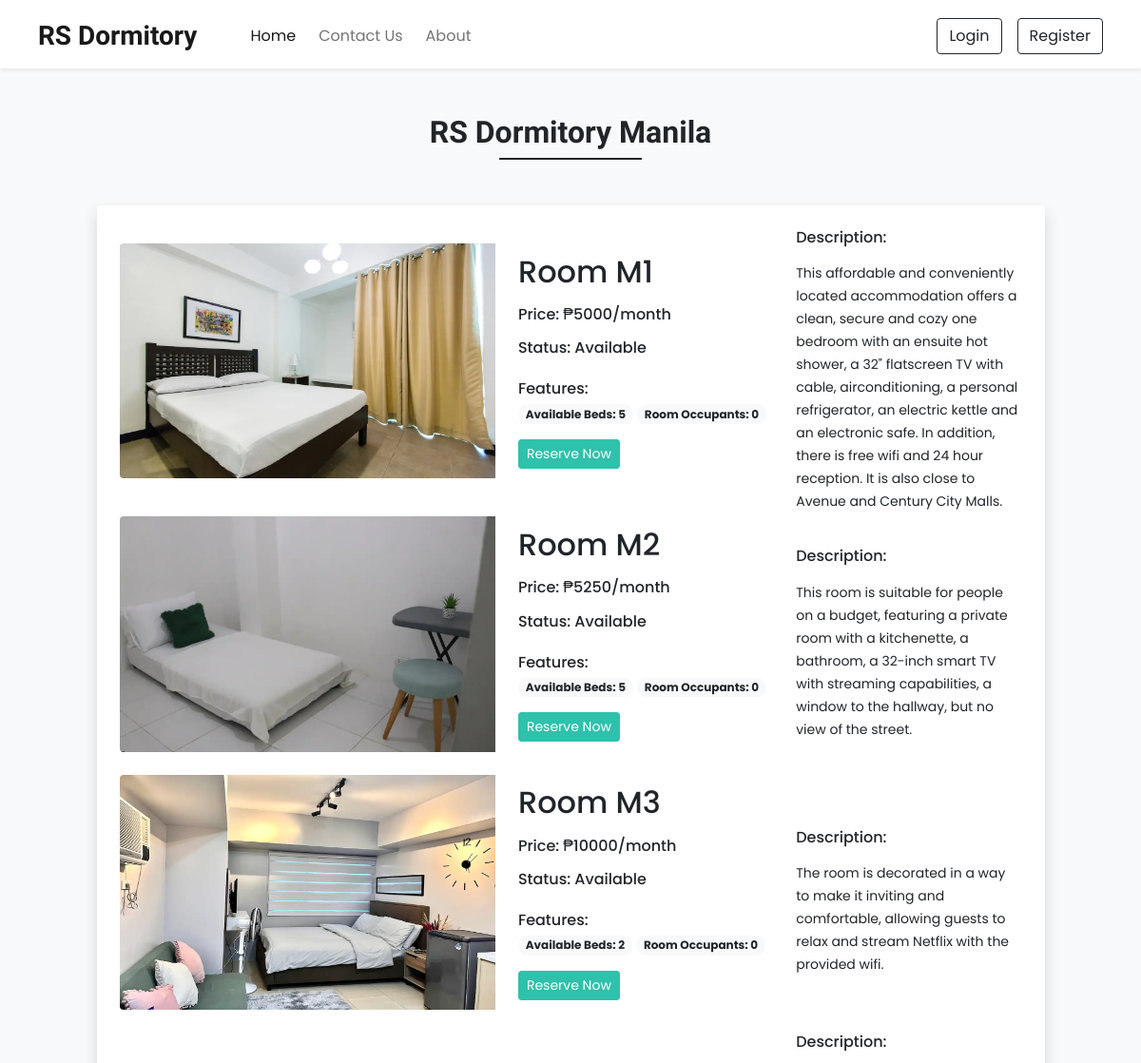
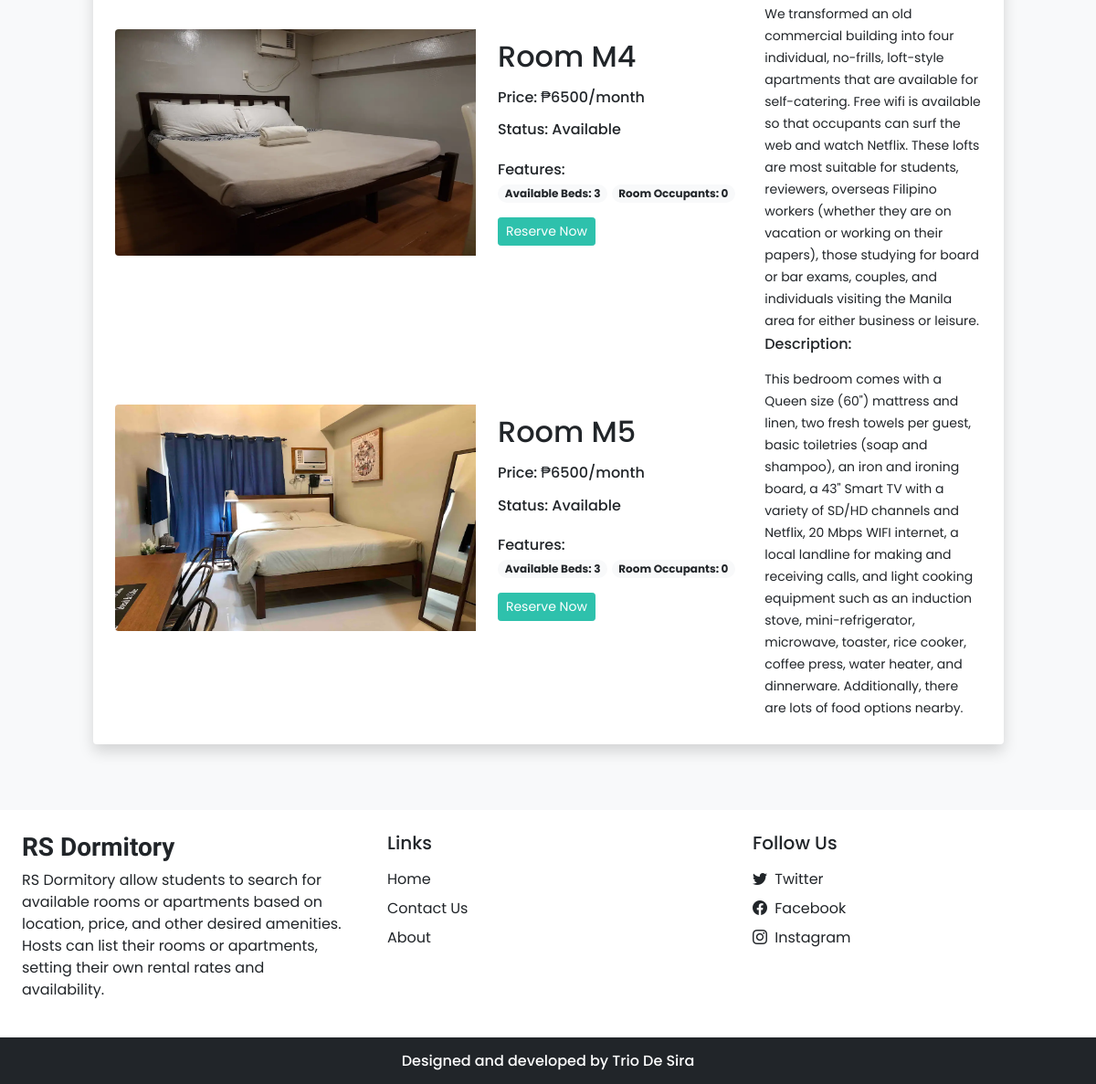
The page /dorms1.php on the database its author committed (2 pictures, top to bottom).
### tables this page shows
CREATE TABLE `room_data` (
  `room_id` int(10) UNSIGNED NOT NULL,
  `room_name` varchar(30) NOT NULL,
  `price` float NOT NULL,
  `available_beds` int(10) NOT NULL,
  `room_occupants` int(10) NOT NULL,
  `dorm_id` int(10) UNSIGNED NOT NULL,
  `status` text NOT NULL,
  `description` text NOT NULL,
  `image` text NOT NULL
);

### dorms1.php (the view, shortened to what this page needs)
<!DOCTYPE html>
<html lang="en">
<head>
  <?php require('inc/links.php'); ?>
  <link rel="stylesheet" href="css/common.css">
</head>
<body class="bg-light">
  <?php require('inc/header.php'); ?>
  <div class="my-5 px-4">
    <h2 class="fw-bold h-font text-center">RS Dormitory Manila</h2>
    <div class="h-line bg-dark"></div>
  </div>
  <div class="container d-flex justify-content-center ">
    <div class="row d-flex justify-content-center">
      <div class="col-lg-11 col-md-12 px-4">
        <div class="card mb-4 border-0 shadow">
          <div class="row g-0 p-4 align-items-center ">
            <?php
            $sql = "SELECT * FROM room_data WHERE dorm_id = 1";
            $result = mysqli_query($conn, $sql);
            if (mysqli_num_rows($result) > 0) {
              while ($row = mysqli_fetch_assoc($result)) {
            ?>
                <div class="col-md-5 mb-lg-0 mb-md-0 mb-3">
                  <img src="images/rooms/<?php echo $row['image']; ?>" class="img-responsive rounded-start mb-4" width="440" height="247.5" alt="...">
                </div>
                <div class="col-md-4 px-lg-4 px-md-3 px-0">
                  <h2 class="mb-3"><?php echo $row['room_name']; ?></h5>
                    <h6 class="mb-3">Price: ₱<?php echo $row['price']; ?>/month</h6>
                    <h6 class="mb-4">Status: <?php echo $row['status']; ?></h6>
                    <div class="features mb-3">
                      <h6 class="mb-1">Features:</h6>
                      <span class="badge rounded-pill bg-light text-dark text-wrap">Available Beds: <?php echo $row['available_beds']; ?></span>
                      <span class="badge rounded-pill bg-light text-dark text-wrap mb-3">Room Occupants: <?php echo $row['room_occupants']; ?></span><br>
                      <button type="reset" class="btn btn-sm w-30 text-white custom-bg shadow-none mb-2 disabled-button" data-bs-toggle="modal" data-bs-target="#reserveModal" <?php
                                                                                                                                                                                if ($row['status'] == 'N/A') {
                                                                                                                                                                                  echo 'id = "notAvailable" disabled';
                                                                                                                                                                                }
                                                                                                                                                                                ?>>
                        <?php
                        if ($row['status'] == 'N/A') {
                          echo 'Unavailable';
                        } else {
                          echo 'Reserve Now';
                        }
                        ?>
                      </button>
                    </div>
                </div>
                <div class="col-md-3">
                  <h6 class="mb-3">Description:</h6>
                  <p class="mb-1"><small><?php echo $row['description']; ?></small></p>
                </div>
            <?php
              }
            }
            ?>
          </div>
        </div>
      </div>
    </div>
  </div>
  <?php require('inc/footer.php'); ?>
</body>
</html>

### inc/links.php (shortened to what this page needs)
<link href="https://cdn.jsdelivr.net/npm/bootstrap@5.0.2/dist/css/bootstrap.min.css" rel="stylesheet">
<link rel="stylesheet" href="https://cdn.jsdelivr.net/npm/bootstrap-icons@1.10.3/font/bootstrap-icons.css">
<link rel="stylesheet" href="https://cdn.jsdelivr.net/npm/swiper@8/swiper-bundle.min.css">

### inc/header.php (shortened to what this page needs)
<nav class="navbar navbar-expand-lg navbar-light bg-white px-lg-3 py-lg-2 shadow-sm sticky-top">
    <div class="container-fluid px-lg-4 mt-1">
        <a class="navbar-brand me-5 fw-bold fs-3 h-font" href="index.php">RS Dormitory</a>
        <div class="collapse navbar-collapse" id="navbarSupportedContent">
            <ul class="navbar-nav me-auto mb-2 mb-lg-0">
                <li class="nav-item">
                    <a class="nav-link active me-2" aria-current="page" href="index.php">Home</a>
                </li>
                <li class="nav-item">
                    <a class="nav-link me-2" href="contact.php">Contact Us</a>
                </li>
                <li class="nav-item">
                    <a class="nav-link me-2" href="about.php">About</a>
                </li>
            </ul>
            <div class="d-flex">
                <?php
                if (isset($_SESSION['logged_in']) && $_SESSION['logged_in'] == true) {
                    echo '
                                <form method="POST" class="d-flex" style="justify-content: center;">
                                    <button type="submit" name="profile" class="btn btn-dark me-lg-3 me-2">Profile</button>
                                    <button type="submit" name="logout" class="btn btn-primary ">Logout</button>
                                </form>
                          ';
                } else {
                    echo '
                                <button type="button" class="btn btn-outline-dark shadow-none me-lg-3 me-2 " data-bs-toggle="modal" data-bs-target="#loginModal">
                                        Login
                                </button>
                                <button type="button" class="btn btn-outline-dark shadow-none" data-bs-toggle="modal" data-bs-target="#registerModal">
                                        Register
                                </button>
                                ';
                }
                ?>
            </div>
        </div>
    </div>
</nav>

### inc/footer.php
<div class="container-fluid bg-white mt-5">
    <div class="row">
        <div class="col-lg-4 p-4">
            <h3 class="h-font fw-bold fs-3 mb-2">RS Dormitory</h3>
            <p>
                RS Dormitory allow students to search for available rooms or apartments based on location,
                price, and other desired amenities. Hosts can list their rooms or apartments, setting their
                own rental rates and availability.
            </p>
        </div>
        <div class="col-lg-4 p-4">
            <h5 class="mb-3">Links</h5>
            <a href="index.php" class="d-inline-block mb-2 text-dark text-decoration-none">Home</a><br>
            <a href="contact.php" class="d-inline-block mb-2 text-dark text-decoration-none">Contact Us</a><br>
            <a href="about.php" class="d-inline-block mb-2 text-dark text-decoration-none">About</a><br>
        </div>
        <div class="col-lg-4 p-4">
            <h5 class="mb-3">Follow Us</h5>
            <a href="#" class="d-inline-block text-dark text-decoration-none mb-2">
                <i class="bi bi-twitter me-1"></i> Twitter
            </a><br>
            <a href="#" class="d-inline-block text-dark text-decoration-none mb-2">
                <i class="bi bi-facebook me-1"></i> Facebook
            </a><br>
            <a href="#" class="d-inline-block text-dark text-decoration-none mb-2">
                <i class="bi bi-instagram me-1"></i> Instagram
            </a><br>
        </div>
    </div>
</div>
<h6 class="text-center bg-dark text-white p-3 m-0">Designed and developed by Trio De Sira</h6>

### css/common.css (style rules this page uses)
:root { --teal: #2ec1ac; --teal-hover: #279e8c; }
* { font-family: 'Poppins', sans-serif; }
.h-font { font-family: 'Merienda', cursive; }
.custom-bg { background-color: var(--teal); border: 1px solid var(--teal); }
.h-line { width: 150px; margin: 0 auto; height: 1.7px; }

### dorms1.php (style rules this page uses)
img { max-width: 100%; max-height: 100%; }

### inc/header.php (style rules this page uses)
.custom-bg { background-color: var(--teal); border: 1px solid var(--teal); }

### rows shown on the page
room_data: image (picture), room_name "Room M1", price "5000", status "Available", available_beds "5", room_occupants "0", shows "Reserve Now", description "This affordable and conveniently located accommodation offers a clean, secure and cozy one bedroom with an ensuite hot shower, a 32\" flatscreen TV with cable, airconditioning, a personal refrigerator, an electric kettle and an electronic safe. In addition, there is free wifi and 24 hour reception. It is also close to Avenue and Century City Malls."
room_data: image (picture), room_name "Room M2", price "5250", status "Available", available_beds "5", room_occupants "0", shows "Reserve Now", description "This room is suitable for people on a budget, featuring a private room with a kitchenette, a bathroom, a 32-inch smart TV with streaming capabilities, a window to the hallway, but no view of the street."
room_data: image (picture), room_name "Room M3", price "10000", status "Available", available_beds "2", room_occupants "0", shows "Reserve Now", description "The room is decorated in a way to make it inviting and comfortable, allowing guests to relax and stream Netflix with the provided wifi."
room_data: image (picture), room_name "Room M4", price "6500", status "Available", available_beds "3", room_occupants "0", shows "Reserve Now", description "We transformed an old commercial building into four individual, no-frills, loft-style apartments that are available for self-catering. Free wifi is available so that occupants can surf the web and watch Netflix. These lofts are most suitable for students, reviewers, overseas Filipino workers (whether they are on vacation or working on their papers), those studying for board or bar exams, couples, and individuals visiting the Manila area for either business or leisure."
room_data: image (picture), room_name "Room M5", price "6500", status "Available", available_beds "3", room_occupants "0", shows "Reserve Now", description "This bedroom comes with a Queen size (60\") mattress and linen, two fresh towels per guest, basic toiletries (soap and shampoo), an iron and ironing board, a 43\" Smart TV with a variety of SD/HD channels and Netflix, 20 Mbps WIFI internet, a local landline for making and receiving calls, and light cooking equipment such as an induction stove, mini-refrigerator, microwave, toaster, rice cooker, coffee press, water heater, and dinnerware. Additionally, there are lots of food options nearby."
